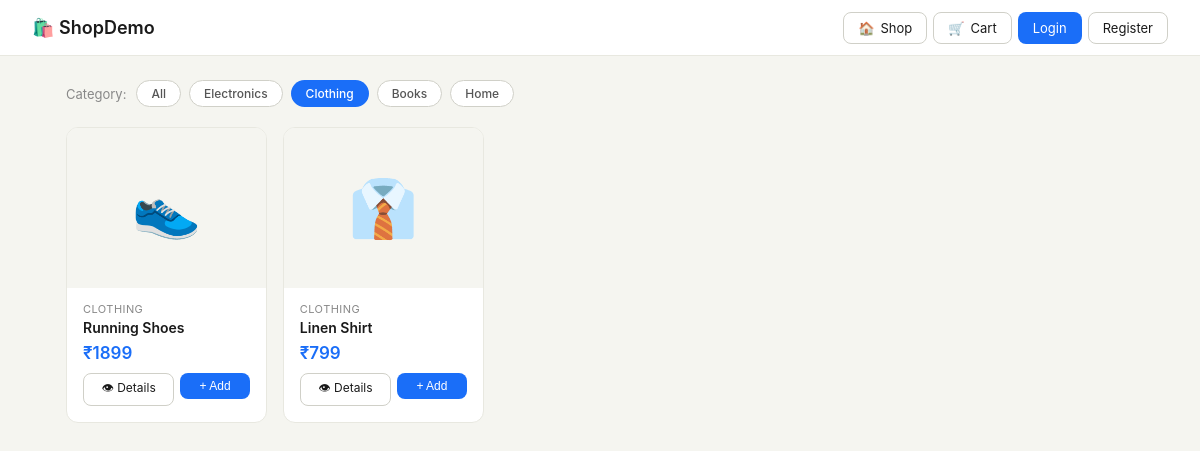
The page /?category=clothing on the database its author committed.
### store/models.py (models this page shows, shortened)
class Category(models.Model):
    name = models.CharField(max_length=100)
    slug = models.SlugField(unique=True)
    class Meta:
        verbose_name_plural = 'categories'

class Product(models.Model):
    category = models.ForeignKey(Category, on_delete=models.CASCADE, related_name='products')
    name = models.CharField(max_length=200)
    slug = models.SlugField(unique=True)
    description = models.TextField()
    price = models.DecimalField(max_digits=10, decimal_places=2)
    image = models.ImageField(upload_to='products/', blank=True)
    emoji = models.CharField(max_length=10, default='📦')
    image_url = models.URLField(blank=True, default='')
    stock = models.PositiveIntegerField(default=100)
    is_active = models.BooleanField(default=True)
    created_at = models.DateTimeField(auto_now_add=True)

### store/views.py (the view)
# urls.py: path('', views.home, name='home'),
def home(request):
    categories = Category.objects.all()
    category_slug = request.GET.get('category', '')
    if category_slug:
        products = Product.objects.filter(category__slug=category_slug, is_active=True)
    else:
        products = Product.objects.filter(is_active=True)
    return render(request, 'store/home.html', {
        'products': products,
        'categories': categories,
        'active_category': category_slug,
    })

### store/context_processors.py (called while the page is built)
def cart_count(request):
    if request.user.is_authenticated:
        try:
            cart = Cart.objects.get(user=request.user)
            return {'cart_item_count': cart.get_item_count()}
        except Cart.DoesNotExist:
            pass
    return {'cart_item_count': 0}

### store/templates/store/home.html (shortened to what this page needs)
{% extends 'store/base.html' %}
{% block content %}
<div class="container">
  <div class="filter-bar">
    <span style="font-size:13px;color:#888;margin-right:2px;">Category:</span>
    <a class="filter-chip {% if not active_category %}active{% endif %}" href="/">All</a>
    {% for cat in categories %}
    <a class="filter-chip {% if active_category == cat.slug %}active{% endif %}" href="/?category={{ cat.slug }}">{{ cat.name }}</a>
    {% endfor %}
  </div>
  {% if products %}
  <div class="product-grid">
    {% for product in products %}
    <div class="product-card">
      <div class="product-img">
      </div>
      <div class="product-body">
        <div class="product-cat">{{ product.category.name }}</div>
        <div class="product-name">{{ product.name }}</div>
        <div class="product-price">₹{{ product.price|floatformat:0 }}</div>
        <div class="product-actions">
          <a class="btn btn-sm" href="/product/{{ product.slug }}/">👁 Details</a>
          <form method="post" action="/cart/add/{{ product.id }}/" style="flex:1;">
            <button type="submit" class="btn btn-primary btn-sm" style="width:100%;justify-content:center;">+ Add</button>
          </form>
        </div>
      </div>
    </div>
    {% endfor %}
  </div>
  {% else %}
  <div style="text-align:center;padding:3rem;color:#888;">No products found in this category.</div>
  {% endif %}
</div>
{% endblock %}

### store/templates/store/base.html (style rules this page uses)
* { box-sizing:border-box;margin:0;padding:0; }
body { font-family:-apple-system,BlinkMacSystemFont,'Segoe UI',sans-serif;background:#f5f5f0;color:#1a1a1a;min-height:100vh; }
.btn { border:1px solid #d0d0c8;background:#fff;color:#1a1a1a;border-radius:8px;padding:7px 14px;font-size:13px;cursor:pointer;text-decoration:none;display:inline-flex;align-items:center;gap:6px;transition:background 0.15s; }
.btn-primary { background:#1a6ef8;color:#fff;border-color:transparent; }
.btn-sm { padding:5px 10px;font-size:12px; }
.container { max-width:1100px;margin:0 auto;padding:1.5rem 1rem; }

### store/templates/store/home.html (style rules this page uses)
.filter-bar { display:flex;gap:8px;margin-bottom:1.25rem;flex-wrap:wrap;align-items:center; }
.filter-chip { border:1px solid #d0d0c8;border-radius:999px;padding:5px 14px;font-size:12px;cursor:pointer;background:#fff;color:#555;text-decoration:none;font-weight:500; }
.filter-chip.active { background:#1a6ef8;color:#fff;border-color:transparent; }
.product-grid { display:grid;grid-template-columns:repeat(auto-fill,minmax(200px,1fr));gap:1rem; }
.product-card { background:#fff;border:1px solid #e8e8e0;border-radius:12px;overflow:hidden;transition:box-shadow 0.2s; }
.product-img { height:160px;background:#f5f5f0;overflow:hidden; }
.product-body { padding:0.875rem 1rem 1rem; }
.product-cat { font-size:11px;color:#888;margin-bottom:3px;text-transform:uppercase;letter-spacing:0.04em; }
.product-name { font-size:14px;font-weight:600;margin-bottom:6px;line-height:1.3; }
.product-price { font-size:17px;font-weight:600;color:#1a6ef8; }
.product-actions { display:flex;gap:6px;margin-top:10px; }
.product-actions .btn { flex:1;justify-content:center; }

### rows shown on the page
Category: name "Electronics"
Category: name "Clothing"
Category: name "Books"
Category: name "Home"
Product: category.name "CLOTHING", name "Running Shoes", price "1899"
Product: category.name "CLOTHING", name "Linen Shirt", price "799"
